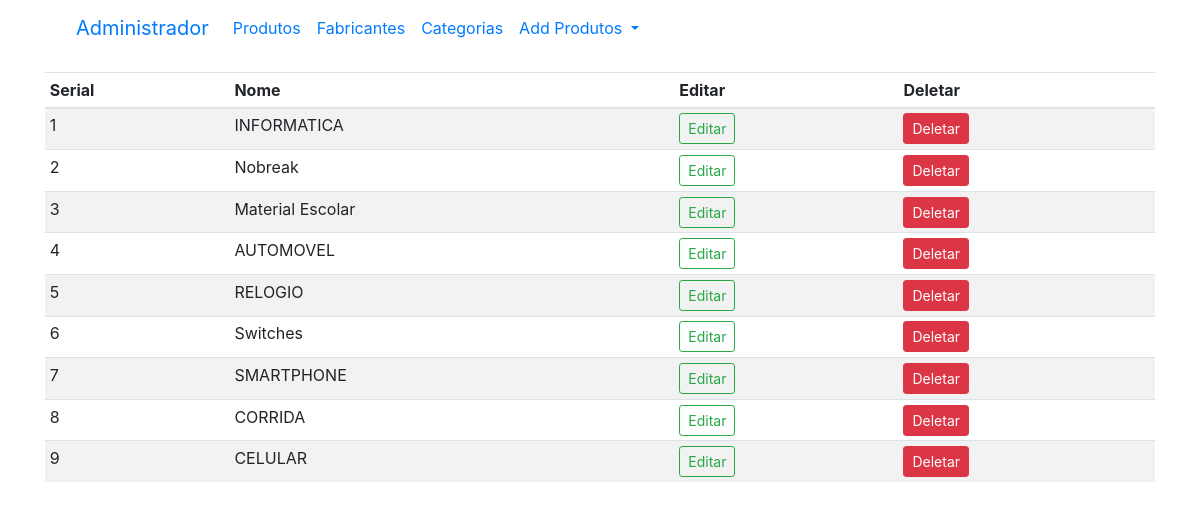
Page /categoria (signed in) on the earlier database version.
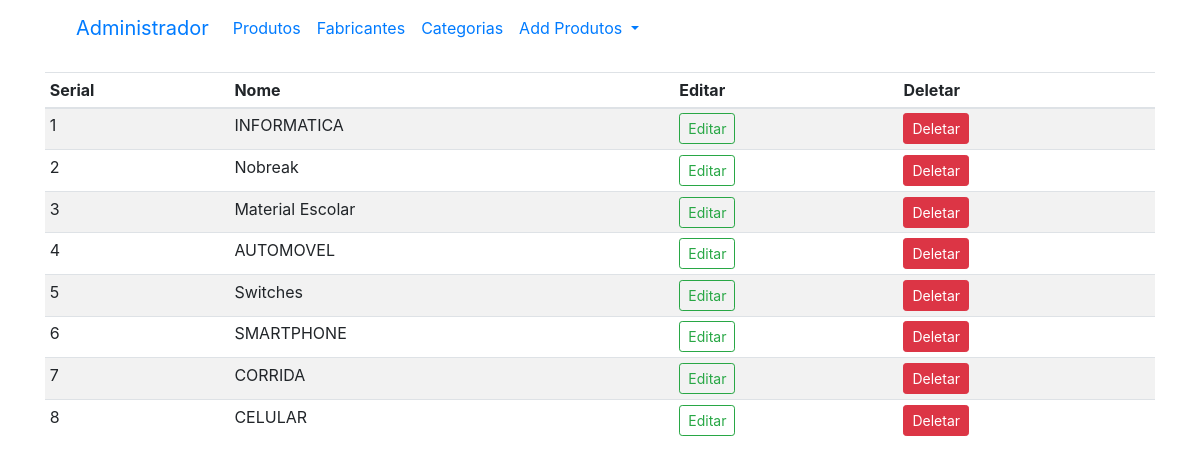
Same page on the later database version.
### loja/produtos/models.py (models this page shows)
class Categoria(db.Model):
    id = db.Column(db.Integer, primary_key=True)
    name = db.Column(db.String(100), nullable=False,unique=True)

### loja/admin/rotas.py (the view)
@app.route('/categoria')
def categoria():
    if 'email' not in session:
        flash('Por favor, faça o login para acessar o sistema ', 'danger')
        return redirect(url_for('login'))
    categorias = Categoria.query.order_by(Categoria.id.desc()).all()
    return render_template('admin/marca.html', title="Pagina de Categorias", categorias=categorias)

### loja/templates/admin/marca.html (shortened to what this page needs)
{% extends 'layouts.html' %}
{% block content %}
<div class="container">
  <nav class="navbar navbar-expand-lg bg-body-tertiary">
    <div class="container-fluid">
        <a class="navbar-brand" href="#">Administrador</a>
        <div class="collapse navbar-collapse" id="navbarNavDropdown">
            <ul class="navbar-nav">
                <li class="nav-item">
                    <a class="nav-link" href="{{ url_for('admin') }}">Produtos</a>
                </li>
                <li class="nav-item">
                    <a class="nav-link" href="{{ url_for('marcas') }}">Fabricantes</a>
                </li>
                <li class="nav-item">
                    <a class="nav-link" href="{{ url_for('categoria') }}">Categorias</a>
                </li>
                <li class="nav-item dropdown">
                    <a class="nav-link dropdown-toggle" href="#" id="navbarDropdownMenuLink" role="button" data-bs-toggle="dropdown" aria-haspopup="true" aria-expanded="false">
                        Add Produtos
                    </a>
                </li>
            </ul>
        </div>
    </div>
  </nav>
</div>
<div class="container mt-3">
  <table class="table table-sm table-striped">
      <thead>
          <th>Serial</th>
          <th>Nome</th>
          <th>Editar</th>
          <th>Deletar</th>
      </thead>
      <tbody>
          {% if marcas %}
          {% for marca in marcas %}
          <tr>
              <td>{{ loop.index }}</td>
              <td>{{ marca.name }}</td>
              <td><a href="{{ url_for('updatemarca', id=marca.id) }}" class="btn btn-sm btn-outline-success">Editar</a></td>
              <td>
                  <button type="button" class="btn btn-danger btn-sm" data-bs-toggle="modal" data-bs-target="#exampleModal-{{ marca.id }}">
                      Deletar
                  </button>
              </td>
          </tr>
          <div class="modal fade" id="exampleModal-{{marca.id}}" tabindex="-1" aria-labelledby="exampleModalLabel" aria-hidden="true">
            <div class="modal-dialog">
              <div class="modal-content">
                <div class="modal-header">
                  <h1 class="modal-title fs-5" id="exampleModalLabel">{{marca.name}}</h1>
                  <button type="button" class="btn-close" data-bs-dismiss="modal" aria-label="Close"></button>
                </div>
                <form action="{{ url_for('deletemarca', id=marca.id) }}" method="POST">
                  <div class="modal-body">
                    <span class="text-danger">Tem certeza que deseja deletar este Fabricante {{ marca.name }}?</span>
                  </div>
                  <div class="modal-footer">
                    <button type="button" class="btn btn-warning" data-bs-dismiss="modal">Cancelar</button>
                    <button type="submit" class="btn btn-danger">Deletar</button>
                  </div>
                </form>
              </div>
            </div>
          </div>
          {% endfor %}
          {% else %}
          {%for categoria in categorias %}
          <tr>
            <td>{{loop.index}}</td>
            <td>{{categoria.name}}</td>
            <td><a href="{{url_for('updatecat', id=categoria.id)}}" class="btn btn-sm btn-outline-success">Editar</a></td>
            <td>
              <button type="button" class="btn btn-danger btn-sm" data-bs-toggle="modal" data-bs-target="#exampleModal-{{ categoria.id }}">
                Deletar
              </button>
            </td>
          </tr>
          {% endfor %}
          {% endif %}
      </tbody>
  </table>
</div>
{% endblock content %}

Differences in the rows shown:
removed Categoria: name "RELOGIO"
